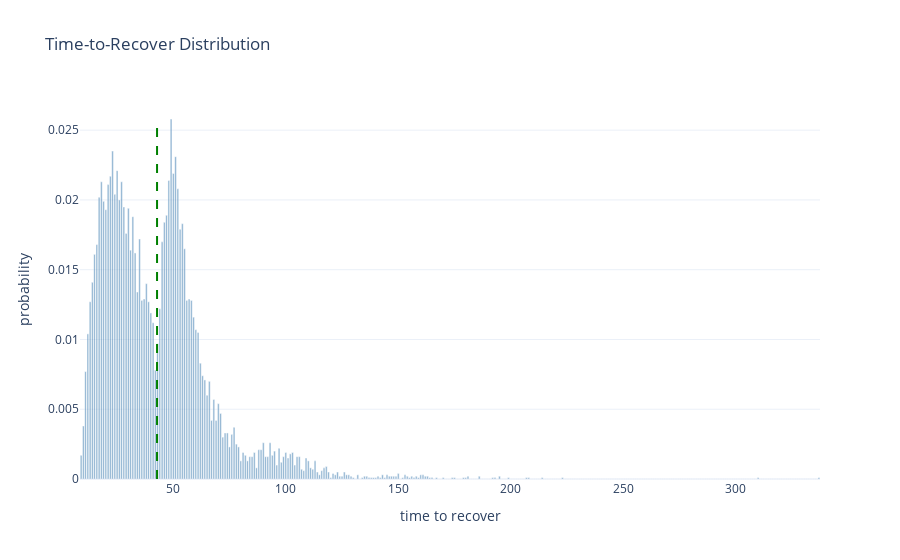
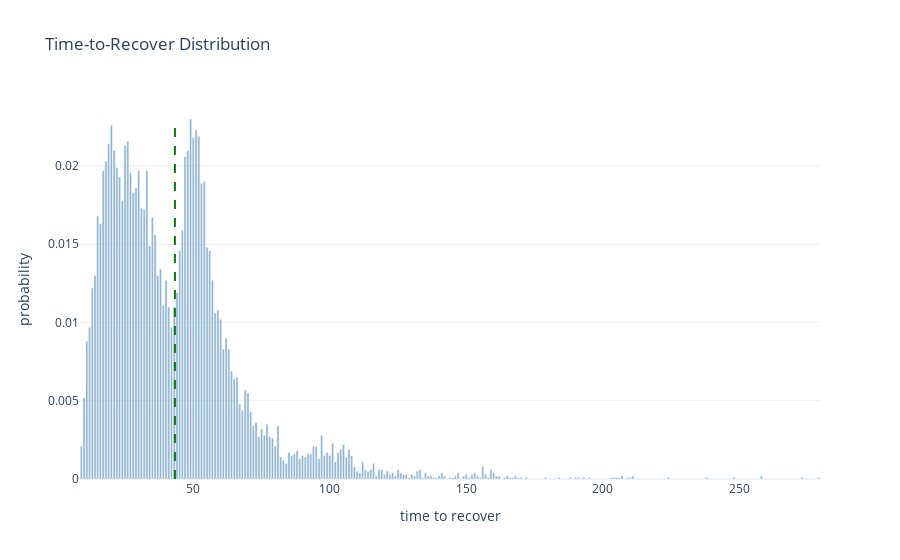
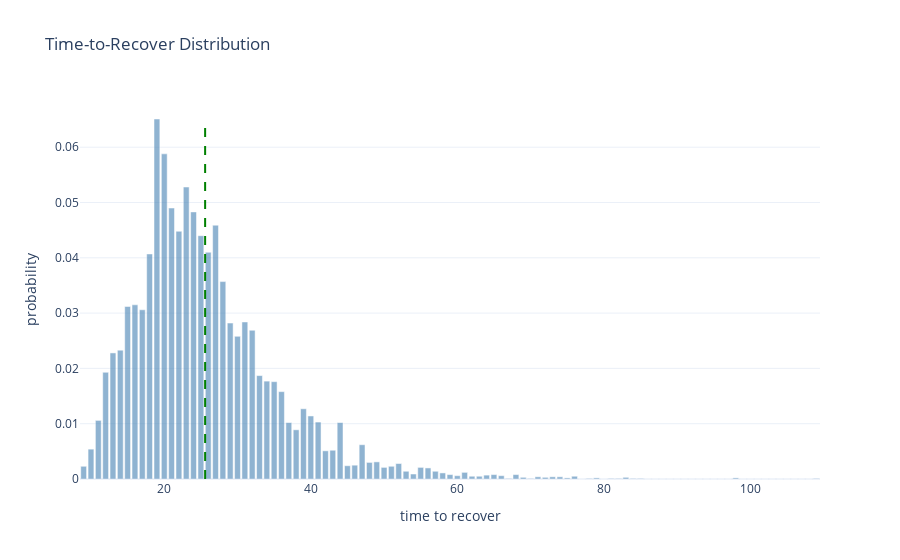
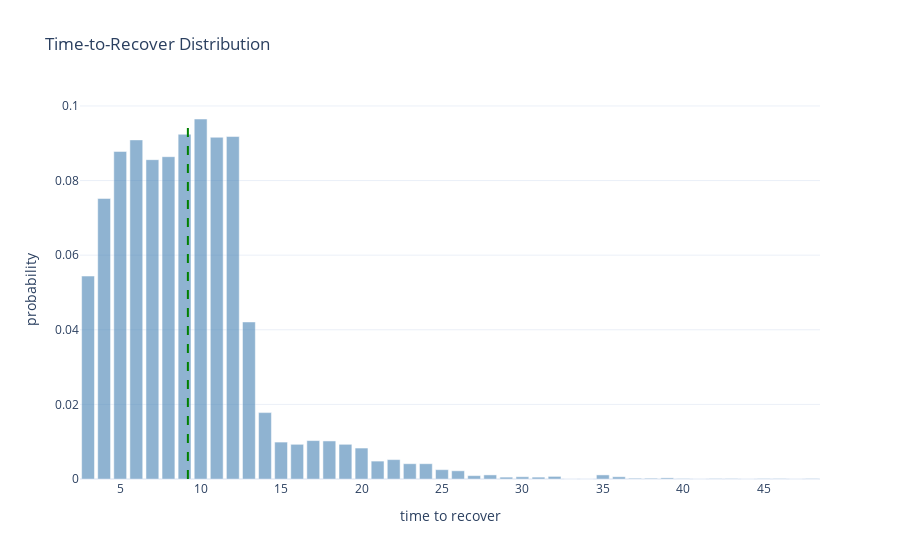

Notebook cell for these charts, in order:
### Code cell
# Just restart the notebook and it will run all benchmarks again.
# Cached benchmarks are stored in memory and reused if the source file did not change.


from pprint import pprint


def compute_sha1(path):
    """Return SHA1 hash of the file's contents."""
    with open(path, "rb") as f:
        return hashlib.sha1(f.read()).hexdigest()


def load_module(name):
    """Import or reload impls.<name>."""
    full_name = "impls." + name

    if full_name in globals():
        module = importlib.reload(globals()[full_name])
    else:
        module = importlib.import_module(full_name)
        globals()[full_name] = module

    return module


def report(stats):
    render_distribution(stats)
    pprint(stats["metrics"])


# Iterate over implementation files
for file in IMPLS_DIR.glob("*.py"):
    name = file.stem

    # Skip interface and private modules
    if name == "_interface" or name.startswith("_"):
        continue

    print("Found implementation:", name)

    file_hash = compute_sha1(file)

    # If cached: check whether file changed
    if name in benchmark_cache:
        cached = benchmark_cache[name]
        cached_hash = cached["hash"]
        cached_stats = cached["stats"]

        if cached_hash == file_hash:
            print("  No changes. Using cached benchmark.")
            report(cached_stats)
            continue
        else:
            print("  File changed. Reloading and benchmarking again.")
    else:
        print("  First time seen. Benchmarking.")

    # Load/reload implementation
    module = load_module(name)

    # Require expected constructors
    if not hasattr(module, "producer_constructor") or not hasattr(
        module, "recoverer_constructor"
    ):
        print("  Missing constructors. Skipping.\n")
        continue

    N = 5
    D = 2**20
    producer_constructor = module.producer_constructor
    recoverer_constructor = module.recoverer_constructor
    D = getattr(module, "override_D", lambda _: D)(N)

    # Run benchmark
    stats = visual_benchmark(
        producer_constructor,
        recoverer_constructor,
        N=N,
        D=D,
        passes=10000,
    )

    # Store into cache
    benchmark_cache[name] = {
        "hash": file_hash,
        "stats": stats,
    }

    # Render the new result
    report(stats)

### Figure 1 — Plotly figure (JSON) as saved in the notebook; plotly's stock layout.template omitted (floating-point values rounded to 4 significant figures; data arrays with more than 128 entries replaced by an {"elided": "..."} marker saying what was removed)
{"data": [{"marker": {"color": "steelblue"}, "name": "probability", "opacity": 0.6, "type": "bar", "x": {"elided": "329 int values"}, "y": {"elided": "329 float values"}}], "layout": {"shapes": [{"line": {"color": "green", "dash": "dash", "width": 2}, "type": "line", "x0": 42.75, "x1": 42.75, "y0": 0, "y1": 0.0258}], "title": {"text": "Time-to-Recover Distribution"}, "xaxis": {"title": {"text": "time to recover"}}, "yaxis": {"title": {"text": "probability"}}}}

### Figure 2 — Plotly figure (JSON) as saved in the notebook; plotly's stock layout.template omitted (floating-point values rounded to 4 significant figures; data arrays with more than 128 entries replaced by an {"elided": "..."} marker saying what was removed)
{"data": [{"marker": {"color": "steelblue"}, "name": "probability", "opacity": 0.6, "type": "bar", "x": {"elided": "271 int values"}, "y": {"elided": "271 float values"}}], "layout": {"shapes": [{"line": {"color": "green", "dash": "dash", "width": 2}, "type": "line", "x0": 43.26, "x1": 43.26, "y0": 0, "y1": 0.023}], "title": {"text": "Time-to-Recover Distribution"}, "xaxis": {"title": {"text": "time to recover"}}, "yaxis": {"title": {"text": "probability"}}}}

### Figure 3 — Plotly figure (JSON) as saved in the notebook; plotly's stock layout.template omitted (floating-point values rounded to 4 significant figures)
{"data": [{"marker": {"color": "steelblue"}, "name": "probability", "opacity": 0.6, "type": "bar", "x": [9, 10, 11, 12, 13, 14, 15, 16, 17, 18, 19, 20, 21, 22, 23, 24, 25, 26, 27, 28, 29, 30, 31, 32, 33, 34, 35, 36, 37, 38, 39, 40, 41, 42, 43, 44, 45, 46, 47, 48, 49, 50, 51, 52, 53, 54, 55, 56, 57, 58, 59, 60, 61, 62, 63, 64, 65, 66, 67, 68, 69, 70, 71, 72, 73, 74, 75, 76, 77, 78, 79, 80, 81, 82, 83, 84, 85, 86, 87, 88, 89, 90, 91, 92, 93, 94, 95, 96, 97, 98, 99, 100, 101, 102, 103, 104, 105, 106, 107, 108, 109], "y": [0.0023, 0.0054, 0.0106, 0.0193, 0.0228, 0.0233, 0.0312, 0.0315, 0.0306, 0.0407, 0.0651, 0.0588, 0.049, 0.0448, 0.0528, 0.0483, 0.044, 0.041, 0.0459, 0.0357, 0.0282, 0.0258, 0.0284, 0.0269, 0.0187, 0.0177, 0.0176, 0.0158, 0.0102, 0.0089, 0.0127, 0.0114, 0.0103, 0.0051, 0.0052, 0.0102, 0.0024, 0.0025, 0.0062, 0.003, 0.0031, 0.0021, 0.0023, 0.0028, 0.0014, 0.0009, 0.0021, 0.002, 0.0014, 0.0011, 0.0008, 0.0006, 0.0012, 0.0005, 0.0005, 0.0007, 0.0008, 0.0006, 0.0001, 0.0008, 0.0003, 0.0001, 0.0004, 0.0003, 0.0004, 0.0004, 0.0002, 0.0005, 0.0, 0.0001, 0.0002, 0.0, 0.0001, 0.0001, 0.0003, 0.0001, 0.0001, 0.0, 0.0, 0.0, 0.0, 0.0, 0.0, 0.0, 0.0, 0.0, 0.0, 0.0, 0.0, 0.0002, 0.0, 0.0, 0.0, 0.0, 0.0, 0.0, 0.0, 0.0, 0.0, 0.0, 0.0001]}], "layout": {"shapes": [{"line": {"color": "green", "dash": "dash", "width": 2}, "type": "line", "x0": 25.58, "x1": 25.58, "y0": 0, "y1": 0.0651}], "title": {"text": "Time-to-Recover Distribution"}, "xaxis": {"title": {"text": "time to recover"}}, "yaxis": {"title": {"text": "probability"}}}}

### Figure 4 — Plotly figure (JSON) as saved in the notebook; plotly's stock layout.template omitted (floating-point values rounded to 4 significant figures)
{"data": [{"marker": {"color": "steelblue"}, "name": "probability", "opacity": 0.6, "type": "bar", "x": [3, 4, 5, 6, 7, 8, 9, 10, 11, 12, 13, 14, 15, 16, 17, 18, 19, 20, 21, 22, 23, 24, 25, 26, 27, 28, 29, 30, 31, 32, 33, 34, 35, 36, 37, 38, 39, 40, 41, 42, 43, 44, 45, 46, 47, 48], "y": [0.0544, 0.0752, 0.0878, 0.0909, 0.0856, 0.0864, 0.0924, 0.0965, 0.0916, 0.0918, 0.0421, 0.0178, 0.0099, 0.0093, 0.0103, 0.0102, 0.0093, 0.0083, 0.0048, 0.0052, 0.0041, 0.0041, 0.0025, 0.0022, 0.0009, 0.0011, 0.0005, 0.0006, 0.0005, 0.0007, 0.0, 0.0, 0.0011, 0.0006, 0.0002, 0.0002, 0.0003, 0.0001, 0.0, 0.0001, 0.0001, 0.0, 0.0001, 0.0001, 0.0, 0.0001]}], "layout": {"shapes": [{"line": {"color": "green", "dash": "dash", "width": 2}, "type": "line", "x0": 9.206, "x1": 9.206, "y0": 0, "y1": 0.0965}], "title": {"text": "Time-to-Recover Distribution"}, "xaxis": {"title": {"text": "time to recover"}}, "yaxis": {"title": {"text": "probability"}}}}
